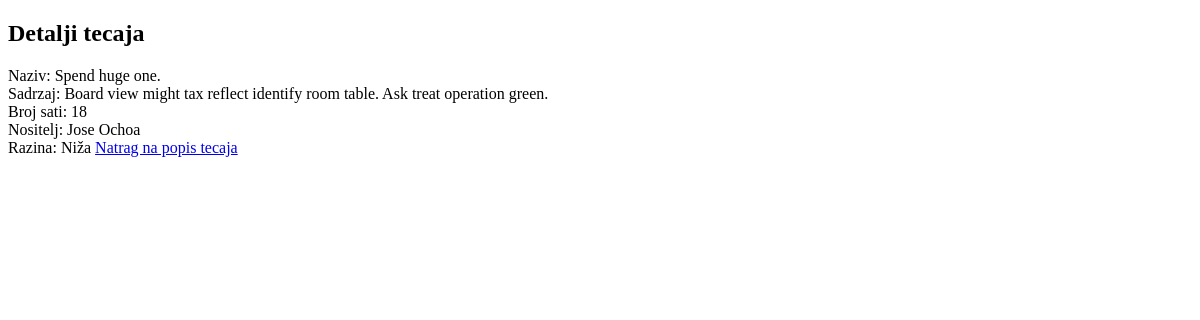
/tecaj/44/, run on an earlier commit of the app's database.
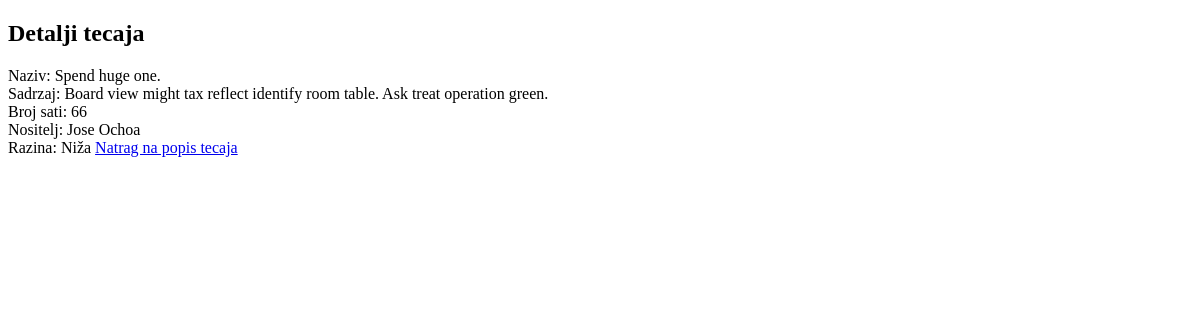
And on a later commit of the database.
### main/models.py (models this page shows, shortened)
class Tecaj(models.Model):
    tecaj_naziv = models.CharField(max_length=100)
    tecaj_sadrzaj = models.TextField()
    tecaj_broj_sati = models.CharField(max_length=10)
    tecaj_nositelj = models.ForeignKey(Ucitelj, default=1, on_delete=models.CASCADE)
    tecaj_razina = models.ForeignKey(Razina, on_delete=models.CASCADE)

class Ucitelj(models.Model):
    ucitelj_ime = models.CharField(max_length=30)
    ucitelj_prezime = models.CharField(max_length=30)
    ucitelj_email = models.EmailField()
    ucitelj_broj_sati = models.CharField(max_length=15)
    def __str__(self):
        return f'{self.ucitelj_ime} {self.ucitelj_prezime}'

class Razina(models.Model):
    VISINA_RAZINE = [
        ('Viša', 'Viša'),
        ('Niža', 'Niža'),
    ]
    naziv = models.CharField(max_length=10, choices=VISINA_RAZINE, unique=True)
    def __str__(self):
        return self.naziv

### main/views.py (the view)
# urls.py: path('tecaj/<int:pk>/', TecajDetailView.as_view(), name='tecaj_detail'),
class TecajDetailView(DetailView):
    model = Tecaj
    template_name = 'main/tecaj_detail.html'

### main/templates/main/tecaj_detail.html (shortened to what this page needs)
<!DOCTYPE html>
<html lang="en">
<head>
</head>
<body>
    {% block content %}
    <h2>Detalji tecaja</h2>
    Naziv: {{ tecaj.tecaj_naziv }}<br>
    Sadrzaj: {{ tecaj.tecaj_sadrzaj }} <br>
    Broj sati: {{ tecaj.tecaj_broj_sati }} <br>
    Nositelj: {{ tecaj.tecaj_nositelj }} <br>
    Razina: {{ tecaj.tecaj_razina }}
    <a href="{% url 'main:tecaj_list' %}">Natrag na popis tecaja</a>
    {% endblock %}
</body>
</html>

What changed in the data, as far as the page shows it:
changed Tecaj "Spend huge one.": tecaj_broj_sati "18" → "66"
